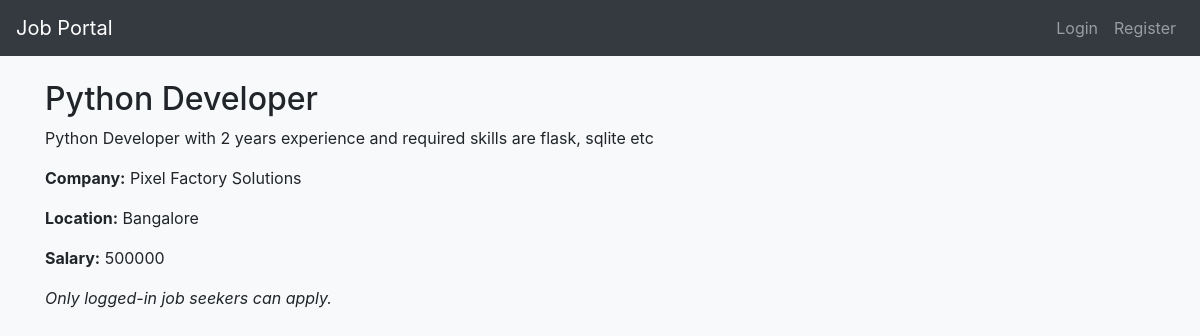
/job/1, run on the app's committed database.
### models.py (models this page shows)
class Job(db.Model):
    id = db.Column(db.Integer, primary_key=True)
    title = db.Column(db.String(150), nullable=False)
    description = db.Column(db.Text, nullable=False)
    salary = db.Column(db.String(100))
    location = db.Column(db.String(100))
    company = db.Column(db.String(100))

### app.py (the view)
@app.route('/job/<int:job_id>', methods=['GET', 'POST'])
def job_detail(job_id):
    job = Job.query.get_or_404(job_id)
    form = ApplyForm()
    if form.validate_on_submit() and session.get('role') == 'seeker':
        application = Application(cover_letter=form.cover_letter.data, user_id=session['user_id'], job_id=job_id)
        db.session.add(application)
        db.session.commit()
        flash('Application submitted', 'success')
    return render_template('job_detail.html', job=job, form=form)

### app.py (called while the page is built)
@app.before_request
def create_tables():
        db.create_all()

### templates/job_detail.html
{% extends 'base.html' %}
{% block content %}
<h2>{{ job.title }}</h2>
<p>{{ job.description }}</p>
<p><strong>Company:</strong> {{ job.company }}</p>
<p><strong>Location:</strong> {{ job.location }}</p>
<p><strong>Salary:</strong> {{ job.salary }}</p>
{% if session.get('role') == 'seeker' %}
    <form method="POST">
        {{ form.hidden_tag() }}
        {{ form.cover_letter.label }} {{ form.cover_letter() }}<br>
        <button type="submit" class="btn btn-success">Apply</button>
    </form>
{% else %}
    <p><em>Only logged-in job seekers can apply.</em></p>
{% endif %}
{% endblock %}

### templates/static/styles.css (style rules this page uses)
body { background-color: #f8f9fa; }
h1, h2, h3 { margin-top: 20px; }

### data on the page
Job: title "Python Developer", description "Python Developer with 2 years experience and required skills are flask, sqlite etc", company "Pixel Factory Solutions", location "Bangalore", salary "500000"
